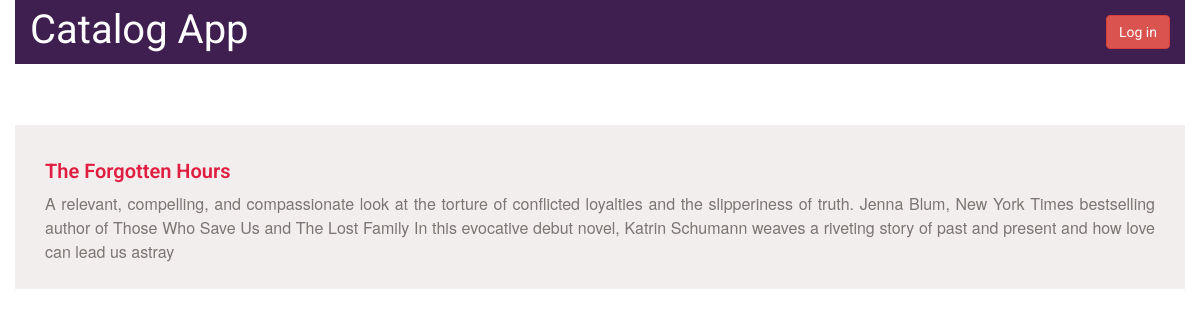
The app's page /catalog/26/itemdescription with its own data.
### database_setup.py (models this page shows, shortened)
class CategoryItem(Base):
    __tablename__ = 'category_item'
    title = Column(String(80), nullable=False)
    id = Column(Integer, primary_key=True)
    description = Column(String(250))
    category_id = Column(Integer, ForeignKey('category.id'))
    category = relationship(Category)
    user_id = Column(Integer, ForeignKey('user.id'))
    user = relationship(User)

### project.py (the view)
@app.route('/catalog/<int:item_id>/itemdescription')
def itemDescription(item_id):
    item = session.query(CategoryItem).filter_by(id=item_id).one()
    return render_template('itemdescription.html', item=item)

### templates/itemdescription.html (shortened to what this page needs)
{% extends "main.html" %}
{% block content %}
{% include "header.html" %}
	<div class="row main-content">
		<div class="col-md-12">
						<h3>{{item.title}}</h3>
						<p>{{item.description}}</p>
		</div>
	</div>
{% endblock %}

### static/style.css (style rules this page uses)
* { font-family: "Helvetica Neue Bold", Roboto, Helvetica, Arial, sans-serif; font-weight: 700; }
h3 { color: #e01e42; font-weight: 600; font-size: 20px; }
p { font-family: "Helvetica Neue", Roboto, Helvetica, Arial, sans-serif; font-size: 16px; color: #7B7573; line-height: 24px; font-weight: 400; text-align: justify; }
.main-content { background-color: #f2eeee; padding: 15px; }

### records on screen
CategoryItem: title "The Forgotten Hours", description "A relevant, compelling, and compassionate look at the torture of conflicted loyalties and the slipperiness of truth. Jenna Blum, New York Times bestselling author of Those Who Save Us and The Lost Family In this evocative debut novel, Katrin Schumann weaves a riveting story of past and present and how love can lead us astray"
